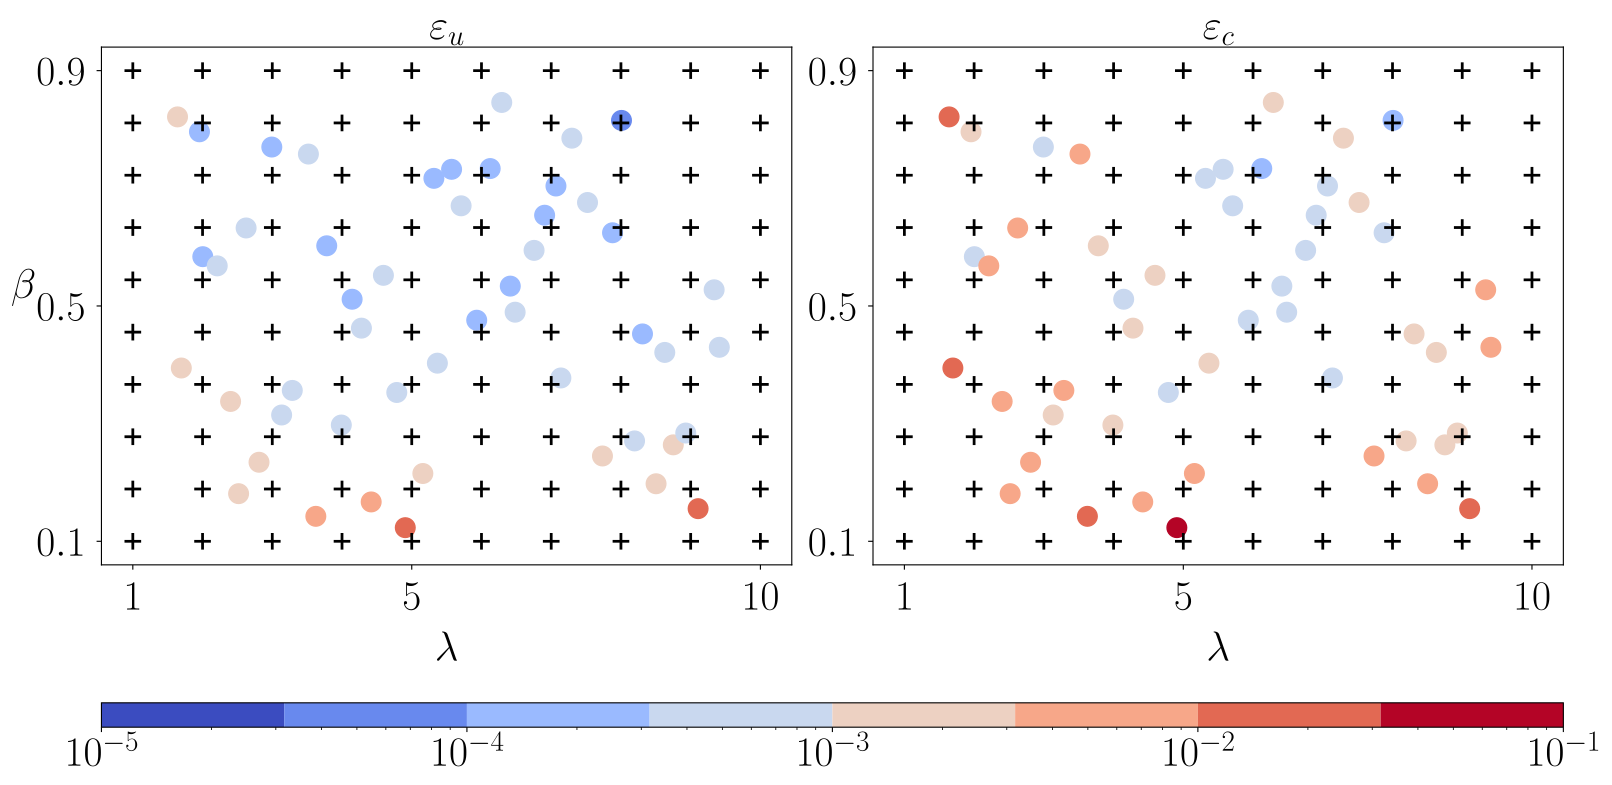

The Python source for this figure:
"""Figure 15: point-wise relative errors over (lambda, beta), 3D cylindrical case.

Reproduces Figure 15 of the extrudate-swell ROM paper: the relative l2 error of
the ROM at each test parameter for the velocity field (eps_u) and the trace of
the conformation tensor (eps_c), scattered over the (lambda, beta) domain of the
three-dimensional cylindrical configuration. Plus markers (+) are the training
samples; filled circles are the test parameters coloured by their relative error
on a shared log scale.

The per-test errors are cached in pointwise_error_3d.txt: if it exists the ROM
computation is skipped and the figure redrawn from it; otherwise it is computed
from scratch and written.

Run: python figures/figure15.py
"""

import sys
from pathlib import Path

import numpy as np
import matplotlib
import matplotlib.pyplot as plt
import matplotlib.colors as mcolors

ROOT = Path(__file__).resolve().parents[1]
sys.path.insert(0, str(ROOT))
from romlab import FOM, POD, OfflinePhase, OnlinePhase  # noqa: E402  (also sets rcParams)

DATA_DIR = ROOT / "data" / "3d" / "lambda-beta-3d"
TRAIN_FILES = ["snapshots.txt", "c-trace.txt", "parameters.txt"]  # velocity and tr(c) only
TEST_FILES = ["snapshots_test.txt", "c-trace_test.txt", "parameters_test.txt"]
FIELDS = ("velocity", "c-trace")
TITLES = {"velocity": r"$\varepsilon_u$", "c-trace": r"$\varepsilon_c$"}
PARAM_COLS = [0, 1]  # (lambda, beta); the remaining columns are fixed
NMODES = 40  # converged mode count (figure14 plateau); more modes overfit noise
NLEVELS = 8
PANEL = (8, 6)
CACHE = Path(__file__).resolve().parent / "pointwise_error_3d.txt"


def style():
    plt.rcParams.update({
        "font.size": 30, "text.usetex": True, "font.family": "serif",
        "legend.fontsize": 30, "axes.labelsize": 30, "axes.titlesize": 30,
        "xtick.labelsize": 30, "ytick.labelsize": 30, "legend.loc": "best",
        "lines.markersize": 12, "legend.frameon": True, "grid.alpha": 0.3,
    })


def compute_errors():
    """Train the 3D (lambda, beta) ROM; return per-test (lambda, beta, errors)."""
    fom = FOM(DATA_DIR, TRAIN_FILES, TEST_FILES, param_cols=PARAM_COLS, fields=FIELDS, seed=42)
    fom.info()
    pod = POD(fom, centering=True, eps=1e-6)
    pod.compute_basis(nmodes=NMODES)  # converged ROM; avoids high-index noise modes
    pod.info()
    offline = OfflinePhase(fom, pod, x_scaler="minmax")
    offline.train_rom()
    online = OnlinePhase(fom, pod, offline)
    online.reconstruct_sol()
    online.info()
    return (fom.parameters_test[:, 0], fom.parameters_test[:, 1],
            {f: online.errors[f] for f in FIELDS})


def save_cache(lam, bet, err):
    data = np.column_stack([lam, bet, *(err[f] for f in FIELDS)])
    np.savetxt(CACHE, data, fmt="%.8e", header="lambda  beta  " + "  ".join(FIELDS))


def load_cache():
    data = np.atleast_2d(np.loadtxt(CACHE))
    return data[:, 0], data[:, 1], {f: data[:, i + 2] for i, f in enumerate(FIELDS)}


def main():
    plt.switch_backend("TkAgg")  # ensure an interactive backend to show the figure
    style()

    if CACHE.exists():
        print(f"Reusing cached errors, skipping computation: {CACHE}")
        lam_te, bet_te, err = load_cache()
    else:
        lam_te, bet_te, err = compute_errors()
        save_cache(lam_te, bet_te, err)
        print(f"Saved errors: {CACHE}")

    # Training (lambda, beta) locations for the + markers (cheap; no ROM needed).
    ptr = np.atleast_2d(np.loadtxt(DATA_DIR / "parameters.txt"))[:, :2]
    tr = np.unique(np.round(ptr, 6), axis=0)

    all_err = np.concatenate([err[f] for f in FIELDS])
    vmin = 10.0 ** np.floor(np.log10(all_err[all_err > 0].min()))
    vmax = 10.0 ** np.ceil(np.log10(all_err.max()))
    cmap = matplotlib.colormaps.get_cmap("coolwarm").resampled(NLEVELS)
    norm = mcolors.LogNorm(vmin=vmin, vmax=vmax)

    fig, axes = plt.subplots(1, len(FIELDS), figsize=(PANEL[0] * len(FIELDS), PANEL[1] + 2),
                             constrained_layout=True)
    for col, (ax, field) in enumerate(zip(axes, FIELDS)):
        ax.plot(tr[:, 0], tr[:, 1], "+", color="k", markersize=12, markeredgewidth=2.0,
                linestyle="none", zorder=5)
        sc = ax.scatter(lam_te, bet_te, c=np.clip(err[field], vmin, vmax), s=200,
                        linewidths=1.0, cmap=cmap, norm=norm, zorder=2)
        ax.set_title(TITLES[field])
        ax.set_xlabel(r"$\lambda$", labelpad=10)
        ax.set_xticks([1, 5, 10])
        ax.set_yticks([0.1, 0.5, 0.9])
        ax.tick_params(axis="both", pad=8)
        ax.set_box_aspect(PANEL[1] / PANEL[0])
        if col == 0:
            ax.set_ylabel(r"$\beta$", labelpad=10, rotation=0)

    decades = np.arange(int(np.log10(vmin)), int(np.log10(vmax)) + 1)
    cb = fig.colorbar(sc, ax=axes, location="bottom", ticks=10.0 ** decades, shrink=1.0, aspect=60)
    cb.ax.set_xticklabels([rf"$10^{{{p}}}$" for p in decades])

    plt.savefig(Path(__file__).resolve().parent / "figure15.pdf", bbox_inches="tight")
    plt.show()


if __name__ == "__main__":
    main()
